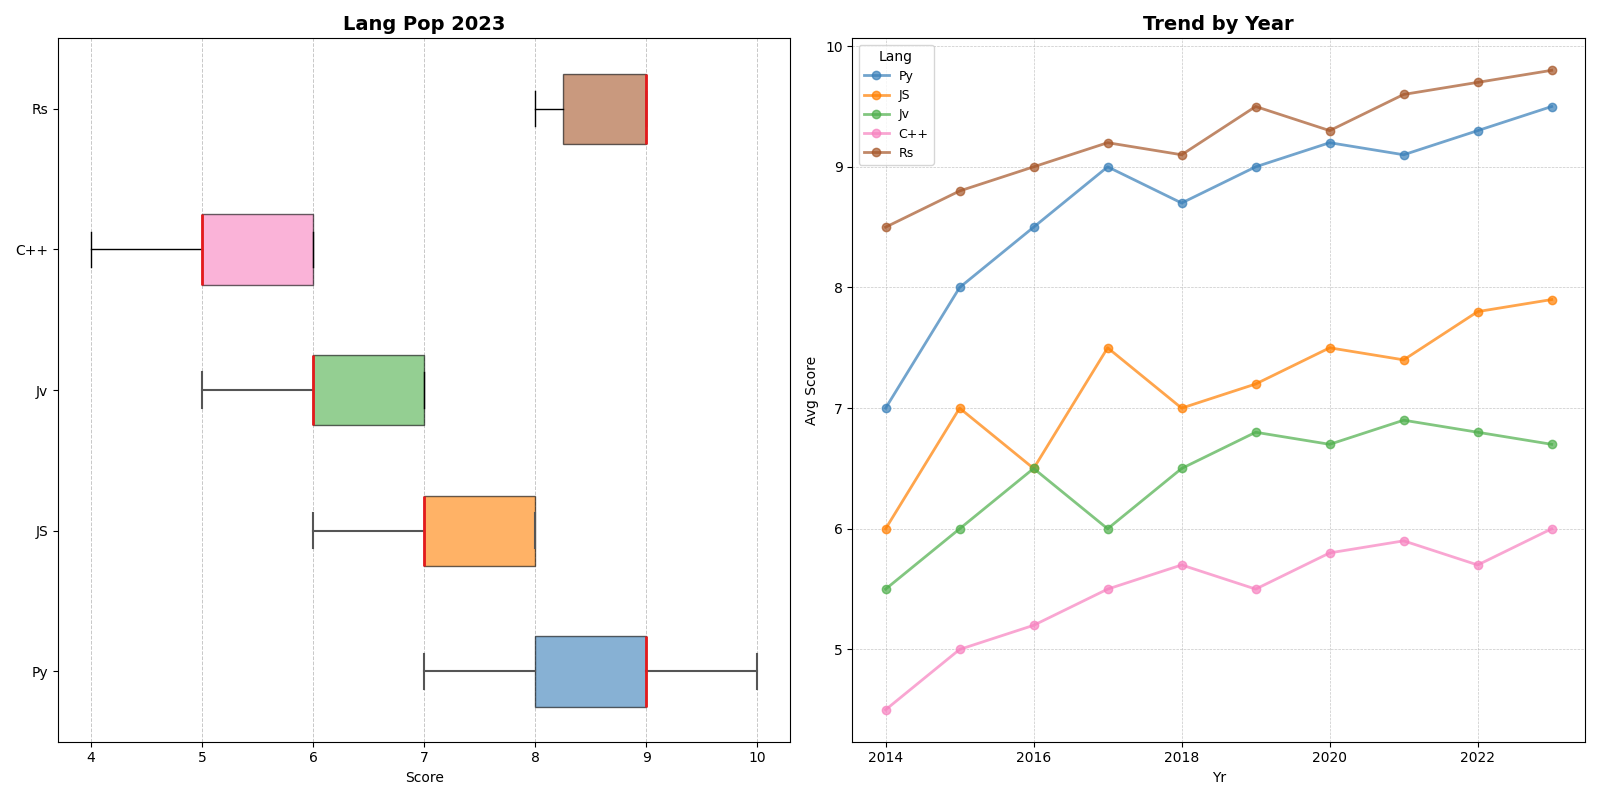

Write the Python code that produced this figure.
import matplotlib.pyplot as plt
import numpy as np

languages = ['Py', 'JS', 'Jv', 'C++', 'Rs']
python_scores = [8, 9, 8, 10, 9, 7, 9, 8, 9, 10]
javascript_scores = [7, 8, 6, 7, 8, 7, 6, 7, 8, 8]
java_scores = [6, 7, 6, 5, 6, 7, 6, 7, 7, 6]
cplusplus_scores = [5, 6, 5, 6, 5, 4, 5, 6, 6, 5]
rust_scores = [9, 8, 9, 9, 9, 9, 8, 9, 8, 9]
years = np.arange(2014, 2024)
avg_scores = {
    'Py': [7, 8, 8.5, 9, 8.7, 9, 9.2, 9.1, 9.3, 9.5],
    'JS': [6, 7, 6.5, 7.5, 7, 7.2, 7.5, 7.4, 7.8, 7.9],
    'Jv': [5.5, 6, 6.5, 6, 6.5, 6.8, 6.7, 6.9, 6.8, 6.7],
    'C++': [4.5, 5, 5.2, 5.5, 5.7, 5.5, 5.8, 5.9, 5.7, 6],
    'Rs': [8.5, 8.8, 9, 9.2, 9.1, 9.5, 9.3, 9.6, 9.7, 9.8]
}
language_scores = [python_scores, javascript_scores, java_scores, cplusplus_scores, rust_scores]
fig, axes = plt.subplots(1, 2, figsize=(16, 8))

# Horizontal box plot
box = axes[0].boxplot(language_scores, vert=False, patch_artist=True, labels=languages, notch=False, showfliers=True, whis=1.5)
colors = ['#377eb8', '#ff7f00', '#4daf4a', '#f781bf', '#a65628']
for patch, color in zip(box['boxes'], colors):
    patch.set_facecolor(color)
    patch.set_alpha(0.6)
for whisker, cap, median in zip(box['whiskers'], box['caps'], box['medians']):
    whisker.set(color='#555555', linewidth=1.5)
    cap.set(color='#555555', linewidth=1.5)
    median.set(color='#e41a1c', linewidth=2)

axes[0].set_title('Lang Pop 2023', fontsize=14, fontweight='bold')
axes[0].set_xlabel('Score')
axes[0].grid(axis='x', linestyle='--', linewidth=0.7, alpha=0.7)

# Create the line plot
for lang, color in zip(['Py', 'JS', 'Jv', 'C++', 'Rs'], colors):
    axes[1].plot(years, avg_scores[lang], marker='o', label=lang, color=color, linewidth=2, alpha=0.7)

axes[1].set_title('Trend by Year', fontsize=14, fontweight='bold')
axes[1].set_xlabel('Yr')
axes[1].set_ylabel('Avg Score')
axes[1].grid(axis='both', linestyle='--', linewidth=0.5, alpha=0.7)
axes[1].legend(title='Lang', title_fontsize='10', fontsize='9', loc='upper left')

plt.tight_layout()
plt.show()
